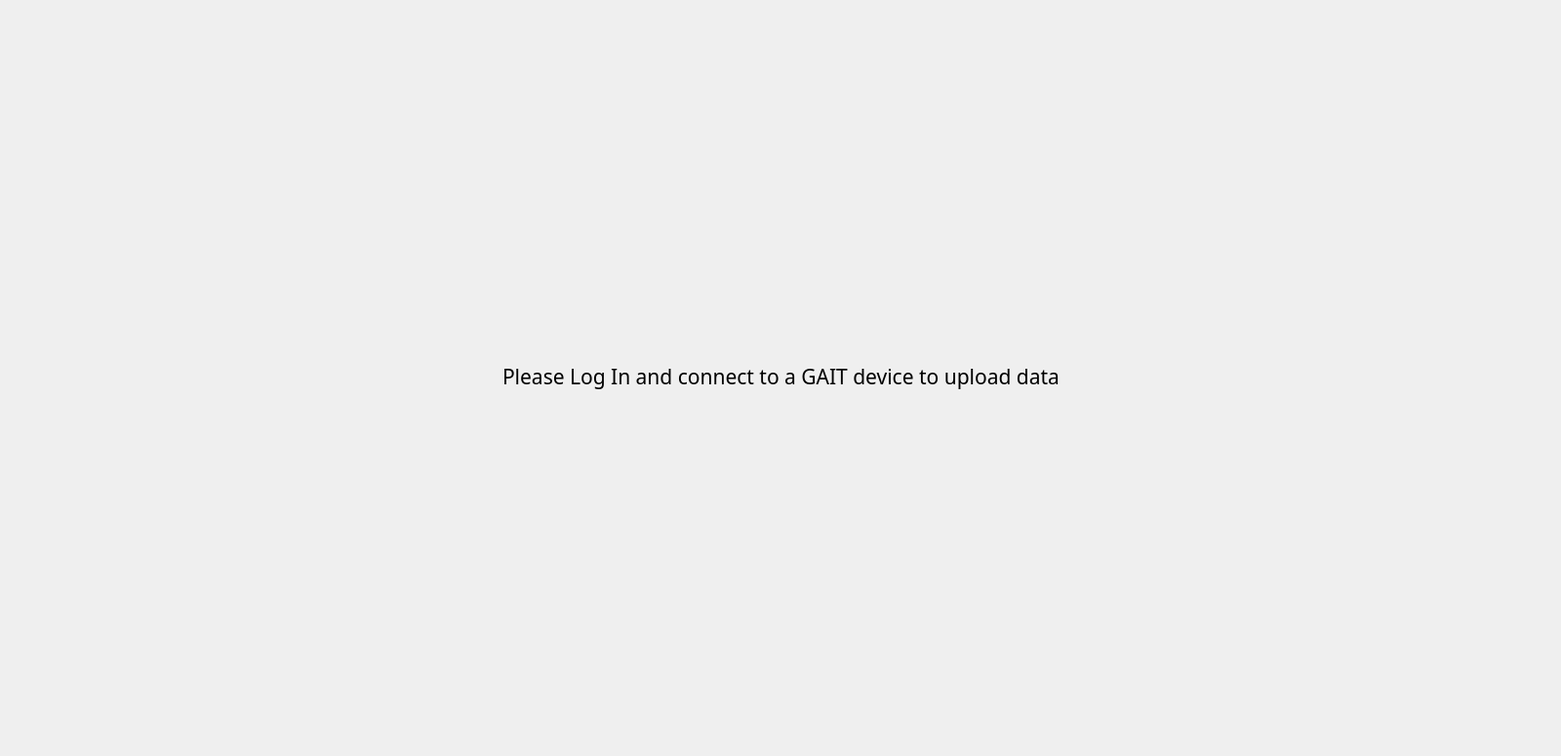
<?xml version="1.0" encoding="UTF-8"?>
<ui version="4.0">
 <class>UploadView</class>
 <widget class="QWidget" name="UploadView">
  <property name="geometry">
   <rect>
    <x>0</x>
    <y>0</y>
    <width>1600</width>
    <height>775</height>
   </rect>
  </property>
  <property name="sizePolicy">
   <sizepolicy hsizetype="Fixed" vsizetype="Fixed">
    <horstretch>0</horstretch>
    <verstretch>0</verstretch>
   </sizepolicy>
  </property>
  <property name="minimumSize">
   <size>
    <width>1600</width>
    <height>775</height>
   </size>
  </property>
  <property name="maximumSize">
   <size>
    <width>1600</width>
    <height>775</height>
   </size>
  </property>
  <property name="font">
   <font>
    <family>Tw Cen MT</family>
   </font>
  </property>
  <property name="windowTitle">
   <string>Form</string>
  </property>
  <widget class="QStackedWidget" name="uploadStackedWidget">
   <property name="geometry">
    <rect>
     <x>0</x>
     <y>0</y>
     <width>1601</width>
     <height>771</height>
    </rect>
   </property>
   <widget class="QWidget" name="defaultView">
    <widget class="QWidget" name="gridLayoutWidget">
     <property name="geometry">
      <rect>
       <x>0</x>
       <y>0</y>
       <width>1601</width>
       <height>771</height>
      </rect>
     </property>
     <layout class="QGridLayout" name="gridLayout">
      <item row="0" column="0">
       <widget class="QLabel" name="defaultLabel">
        <property name="font">
         <font>
          <pointsize>16</pointsize>
         </font>
        </property>
        <property name="text">
         <string>Please Log In and connect to a GAIT device to upload data</string>
        </property>
        <property name="alignment">
         <set>Qt::AlignCenter</set>
        </property>
       </widget>
      </item>
     </layout>
    </widget>
   </widget>
   <widget class="QWidget" name="loggedInView">
    <widget class="QWidget" name="gridLayoutWidget_2">
     <property name="geometry">
      <rect>
       <x>0</x>
       <y>0</y>
       <width>1618</width>
       <height>771</height>
      </rect>
     </property>
     <layout class="QGridLayout" name="gridLayout_2">
      <item row="0" column="0">
       <layout class="QGridLayout" name="connectGridLayout">
        <item row="0" column="3">
         <spacer name="verticalSpacer_8">
          <property name="orientation">
           <enum>Qt::Vertical</enum>
          </property>
          <property name="sizeType">
           <enum>QSizePolicy::Fixed</enum>
          </property>
          <property name="sizeHint" stdset="0">
           <size>
            <width>20</width>
            <height>30</height>
           </size>
          </property>
         </spacer>
        </item>
        <item row="6" column="2" alignment="Qt::AlignHCenter">
         <widget class="QPushButton" name="pushButton">
          <property name="enabled">
           <bool>false</bool>
          </property>
          <property name="sizePolicy">
           <sizepolicy hsizetype="Minimum" vsizetype="Minimum">
            <horstretch>0</horstretch>
            <verstretch>0</verstretch>
           </sizepolicy>
          </property>
          <property name="minimumSize">
           <size>
            <width>150</width>
            <height>75</height>
           </size>
          </property>
          <property name="maximumSize">
           <size>
            <width>150</width>
            <height>75</height>
           </size>
          </property>
          <property name="font">
           <font>
            <pointsize>16</pointsize>
           </font>
          </property>
          <property name="text">
           <string>Connect</string>
          </property>
         </widget>
        </item>
        <item row="0" column="2">
         <spacer name="verticalSpacer_6">
          <property name="orientation">
           <enum>Qt::Vertical</enum>
          </property>
          <property name="sizeType">
           <enum>QSizePolicy::Fixed</enum>
          </property>
          <property name="sizeHint" stdset="0">
           <size>
            <width>20</width>
            <height>30</height>
           </size>
          </property>
         </spacer>
        </item>
        <item row="0" column="0">
         <spacer name="verticalSpacer_11">
          <property name="orientation">
           <enum>Qt::Vertical</enum>
          </property>
          <property name="sizeType">
           <enum>QSizePolicy::Fixed</enum>
          </property>
          <property name="sizeHint" stdset="0">
           <size>
            <width>20</width>
            <height>30</height>
           </size>
          </property>
         </spacer>
        </item>
        <item row="1" column="3">
         <spacer name="verticalSpacer_9">
          <property name="orientation">
           <enum>Qt::Vertical</enum>
          </property>
          <property name="sizeType">
           <enum>QSizePolicy::Fixed</enum>
          </property>
          <property name="sizeHint" stdset="0">
           <size>
            <width>20</width>
            <height>75</height>
           </size>
          </property>
         </spacer>
        </item>
        <item row="5" column="2">
         <spacer name="verticalSpacer_2">
          <property name="orientation">
           <enum>Qt::Vertical</enum>
          </property>
          <property name="sizeType">
           <enum>QSizePolicy::Fixed</enum>
          </property>
          <property name="sizeHint" stdset="0">
           <size>
            <width>20</width>
            <height>20</height>
           </size>
          </property>
         </spacer>
        </item>
        <item row="6" column="3">
         <spacer name="verticalSpacer_10">
          <property name="orientation">
           <enum>Qt::Vertical</enum>
          </property>
          <property name="sizeType">
           <enum>QSizePolicy::Fixed</enum>
          </property>
          <property name="sizeHint" stdset="0">
           <size>
            <width>20</width>
            <height>75</height>
           </size>
          </property>
         </spacer>
        </item>
        <item row="4" column="0">
         <spacer name="verticalSpacer">
          <property name="orientation">
           <enum>Qt::Vertical</enum>
          </property>
          <property name="sizeHint" stdset="0">
           <size>
            <width>20</width>
            <height>40</height>
           </size>
          </property>
         </spacer>
        </item>
        <item row="4" column="3" rowspan="2">
         <spacer name="verticalSpacer_4">
          <property name="orientation">
           <enum>Qt::Vertical</enum>
          </property>
          <property name="sizeType">
           <enum>QSizePolicy::Expanding</enum>
          </property>
          <property name="sizeHint" stdset="0">
           <size>
            <width>400</width>
            <height>40</height>
           </size>
          </property>
         </spacer>
        </item>
        <item row="1" column="0">
         <spacer name="verticalSpacer_12">
          <property name="orientation">
           <enum>Qt::Vertical</enum>
          </property>
          <property name="sizeType">
           <enum>QSizePolicy::Fixed</enum>
          </property>
          <property name="sizeHint" stdset="0">
           <size>
            <width>20</width>
            <height>75</height>
           </size>
          </property>
         </spacer>
        </item>
        <item row="3" column="3">
         <spacer name="verticalSpacer_7">
          <property name="orientation">
           <enum>Qt::Vertical</enum>
          </property>
          <property name="sizeType">
           <enum>QSizePolicy::Fixed</enum>
          </property>
          <property name="sizeHint" stdset="0">
           <size>
            <width>20</width>
            <height>20</height>
           </size>
          </property>
         </spacer>
        </item>
        <item row="1" column="2" alignment="Qt::AlignHCenter">
         <widget class="QPushButton" name="searchButton">
          <property name="sizePolicy">
           <sizepolicy hsizetype="Minimum" vsizetype="Minimum">
            <horstretch>0</horstretch>
            <verstretch>0</verstretch>
           </sizepolicy>
          </property>
          <property name="minimumSize">
           <size>
            <width>150</width>
            <height>75</height>
           </size>
          </property>
          <property name="maximumSize">
           <size>
            <width>150</width>
            <height>75</height>
           </size>
          </property>
          <property name="font">
           <font>
            <pointsize>16</pointsize>
           </font>
          </property>
          <property name="text">
           <string>Search</string>
          </property>
         </widget>
        </item>
        <item row="4" column="2">
         <widget class="QListWidget" name="devicesListWidget">
          <property name="sizePolicy">
           <sizepolicy hsizetype="Minimum" vsizetype="Minimum">
            <horstretch>0</horstretch>
            <verstretch>0</verstretch>
           </sizepolicy>
          </property>
          <property name="minimumSize">
           <size>
            <width>800</width>
            <height>300</height>
           </size>
          </property>
          <property name="maximumSize">
           <size>
            <width>800</width>
            <height>400</height>
           </size>
          </property>
          <property name="styleSheet">
           <string notr="true">QListWidget { 
	background-color: rgb(39, 39, 52); 
	alternate-background-color: rgb(29, 29, 42);
	selection-background-color: rgb(90, 90, 121); 
	border: 2px solid rgb(188, 188, 188);
}

QListWidget::item { 
	qproperty-alignment: AlignHCenter; 
	color: white; 
}

QListWidget::item::hover {background-color: rgb(90, 90, 121); }</string>
          </property>
          <property name="horizontalScrollBarPolicy">
           <enum>Qt::ScrollBarAlwaysOff</enum>
          </property>
          <property name="tabKeyNavigation">
           <bool>true</bool>
          </property>
          <property name="alternatingRowColors">
           <bool>true</bool>
          </property>
          <property name="selectionBehavior">
           <enum>QAbstractItemView::SelectRows</enum>
          </property>
          <property name="horizontalScrollMode">
           <enum>QAbstractItemView::ScrollPerItem</enum>
          </property>
          <item>
           <property name="text">
            <string>device1</string>
           </property>
           <property name="textAlignment">
            <set>AlignCenter</set>
           </property>
          </item>
          <item>
           <property name="text">
            <string>device2</string>
           </property>
           <property name="textAlignment">
            <set>AlignCenter</set>
           </property>
          </item>
          <item>
           <property name="text">
            <string>device3</string>
           </property>
           <property name="textAlignment">
            <set>AlignCenter</set>
           </property>
          </item>
          <item>
           <property name="text">
            <string>device4</string>
           </property>
           <property name="textAlignment">
            <set>AlignCenter</set>
           </property>
          </item>
         </widget>
        </item>
        <item row="3" column="0">
         <spacer name="verticalSpacer_5">
          <property name="orientation">
           <enum>Qt::Vertical</enum>
          </property>
          <property name="sizeType">
           <enum>QSizePolicy::Fixed</enum>
          </property>
          <property name="sizeHint" stdset="0">
           <size>
            <width>20</width>
            <height>20</height>
           </size>
          </property>
         </spacer>
        </item>
        <item row="3" column="2">
         <spacer name="verticalSpacer_14">
          <property name="orientation">
           <enum>Qt::Vertical</enum>
          </property>
          <property name="sizeType">
           <enum>QSizePolicy::Fixed</enum>
          </property>
          <property name="sizeHint" stdset="0">
           <size>
            <width>20</width>
            <height>20</height>
           </size>
          </property>
         </spacer>
        </item>
        <item row="5" column="0">
         <spacer name="verticalSpacer_15">
          <property name="orientation">
           <enum>Qt::Vertical</enum>
          </property>
          <property name="sizeType">
           <enum>QSizePolicy::Fixed</enum>
          </property>
          <property name="sizeHint" stdset="0">
           <size>
            <width>20</width>
            <height>20</height>
           </size>
          </property>
         </spacer>
        </item>
        <item row="6" column="0">
         <spacer name="verticalSpacer_16">
          <property name="orientation">
           <enum>Qt::Vertical</enum>
          </property>
          <property name="sizeType">
           <enum>QSizePolicy::Fixed</enum>
          </property>
          <property name="sizeHint" stdset="0">
           <size>
            <width>20</width>
            <height>75</height>
           </size>
          </property>
         </spacer>
        </item>
        <item row="7" column="2">
         <spacer name="verticalSpacer_13">
          <property name="orientation">
           <enum>Qt::Vertical</enum>
          </property>
          <property name="sizeType">
           <enum>QSizePolicy::Fixed</enum>
          </property>
          <property name="sizeHint" stdset="0">
           <size>
            <width>400</width>
            <height>120</height>
           </size>
          </property>
         </spacer>
        </item>
        <item row="7" column="0">
         <spacer name="verticalSpacer_17">
          <property name="orientation">
           <enum>Qt::Vertical</enum>
          </property>
          <property name="sizeType">
           <enum>QSizePolicy::Fixed</enum>
          </property>
          <property name="sizeHint" stdset="0">
           <size>
            <width>400</width>
            <height>120</height>
           </size>
          </property>
         </spacer>
        </item>
        <item row="7" column="3">
         <spacer name="verticalSpacer_18">
          <property name="orientation">
           <enum>Qt::Vertical</enum>
          </property>
          <property name="sizeType">
           <enum>QSizePolicy::Fixed</enum>
          </property>
          <property name="sizeHint" stdset="0">
           <size>
            <width>400</width>
            <height>120</height>
           </size>
          </property>
         </spacer>
        </item>
       </layout>
      </item>
     </layout>
    </widget>
   </widget>
  </widget>
 </widget>
 <resources/>
 <connections/>
</ui>
